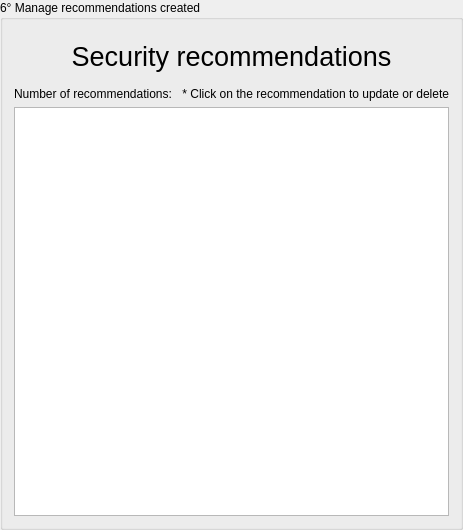
             <widget class="QGroupBox" name="groupBox_23">
              <property name="minimumSize">
               <size>
                <width>0</width>
                <height>530</height>
               </size>
              </property>
              <property name="maximumSize">
               <size>
                <width>16777215</width>
                <height>16777215</height>
               </size>
              </property>
              <property name="title">
               <string>6° Manage recommendations created</string>
              </property>
              <layout class="QGridLayout" name="gridLayout_42">
               <item row="0" column="0">
                <layout class="QVBoxLayout" name="verticalLayout_44">
                 <item>
                  <widget class="QLabel" name="label_72">
                   <property name="minimumSize">
                    <size>
                     <width>0</width>
                     <height>50</height>
                    </size>
                   </property>
                   <property name="maximumSize">
                    <size>
                     <width>16777215</width>
                     <height>50</height>
                    </size>
                   </property>
                   <property name="font">
                    <font>
                     <pointsize>20</pointsize>
                     <underline>false</underline>
                    </font>
                   </property>
                   <property name="text">
                    <string>Security recommendations</string>
                   </property>
                   <property name="alignment">
                    <set>Qt::AlignCenter</set>
                   </property>
                  </widget>
                 </item>
                 <item>
                  <layout class="QHBoxLayout" name="horizontalLayout_83">
                   <item>
                    <widget class="QLabel" name="lbl_stride_recommendations">
                     <property name="text">
                      <string>Number of recommendations: </string>
                     </property>
                    </widget>
                   </item>
                   <item>
                    <widget class="QLabel" name="label_78">
                     <property name="text">
                      <string>* Click on the recommendation to update or delete</string>
                     </property>
                     <property name="alignment">
                      <set>Qt::AlignRight|Qt::AlignTrailing|Qt::AlignVCenter</set>
                     </property>
                    </widget>
                   </item>
                  </layout>
                 </item>
                 <item>
                  <widget class="QListWidget" name="listwidget_stride_requirements">
                   <property name="minimumSize">
                    <size>
                     <width>0</width>
                     <height>400</height>
                    </size>
                   </property>
                   <property name="maximumSize">
                    <size>
                     <width>16777215</width>
                     <height>450</height>
                    </size>
                   </property>
                   <property name="alternatingRowColors">
                    <bool>true</bool>
                   </property>
                   <property name="wordWrap">
                    <bool>true</bool>
                   </property>
                  </widget>
                 </item>
                </layout>
               </item>
              </layout>
             </widget>
